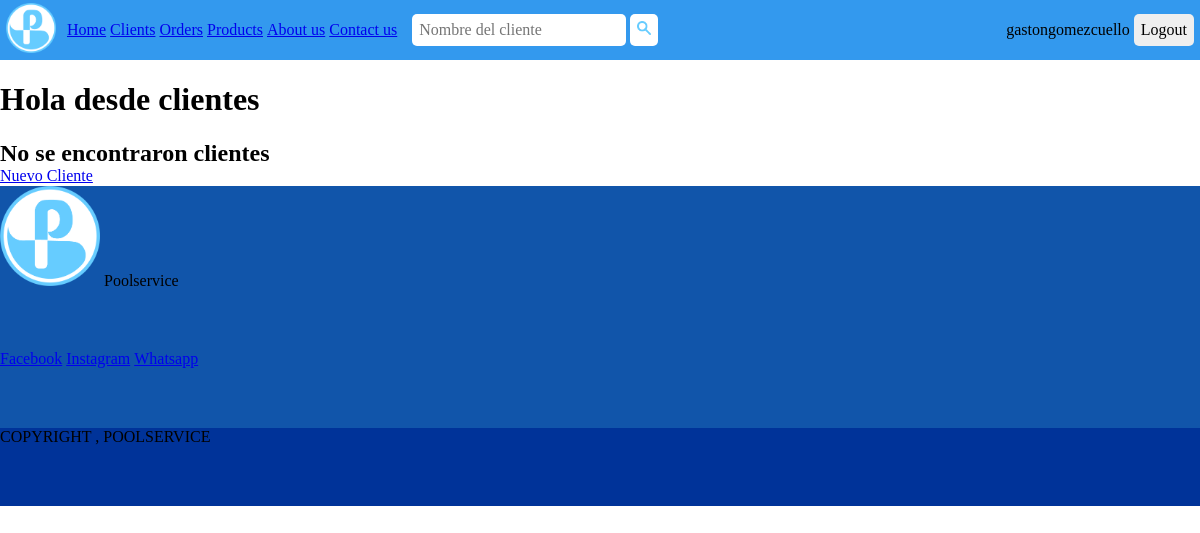
Before: /clients/list-clients/ (signed in) with the older database file.
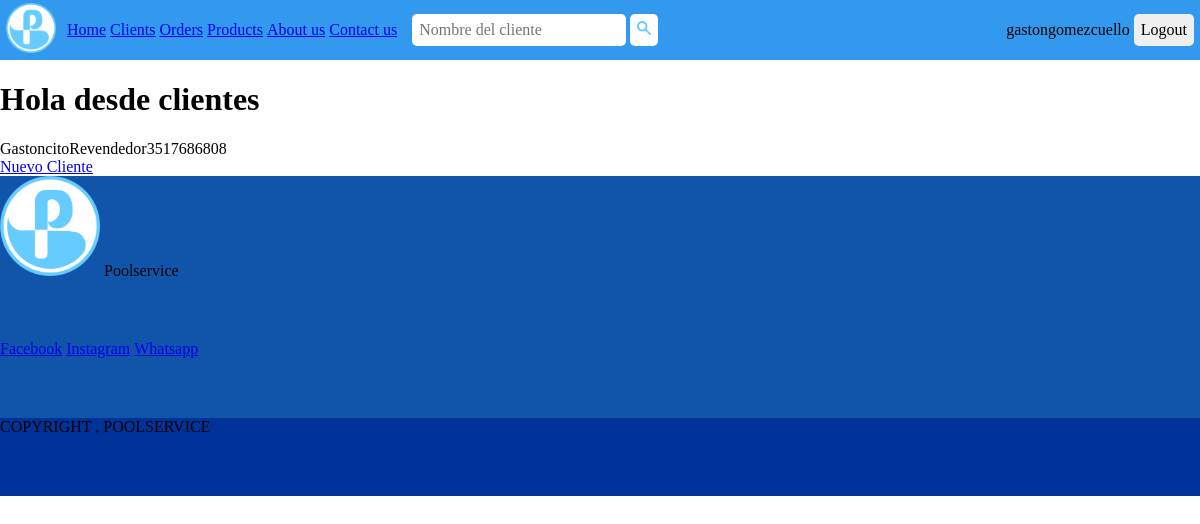
After: the same page with the newer database file.
### clients/models.py (models this page shows, shortened)
class Client(models.Model):
    KIND_CHOICES = (
        ('Revendedor', 'Revendedor'),
        ('Cliente', 'Cliente'),
    )
    CONDITION_CHOICES = (
        ('Consumidor final', 'Consumidor final'),
        ('Responsable inscripto', 'Responsable inscripto'),
        ('Iva exento', 'Iva exento'),
    )
    name = models.CharField(max_length=40 , verbose_name='Nombre')
    dni = models.CharField(max_length=8, validators=[
        validators.RegexValidator(r'^[0-9]{8}$', 'DNI inválido.')], verbose_name='DNI' , null=True, blank=True , unique=True , )
    cuit = models.CharField(max_length=11 , validators=[
        validators.RegexValidator(r'^[0-9]{11}$', 'CUIT inválido.')], verbose_name='CUIT' , null=True, blank=True , unique=True)
    kind = models.CharField(max_length=20 , choices=KIND_CHOICES, verbose_name='Tipo')
    condition = models.CharField(max_length=50 , choices=CONDITION_CHOICES, verbose_name='Condición', blank=True)
    email = models.EmailField(max_length=40 , verbose_name='Correo')
    phone = models.CharField(max_length=20 , verbose_name='Teléfono')
    address = models.CharField(max_length=40 , verbose_name='Dirección')
    city = models.CharField(max_length=40 , verbose_name='Ciudad')
    class Meta:
        verbose_name = 'Cliente'
        verbose_name_plural = 'Clientes'

### clients/views.py (the view)
# urls.py: path('list-clients/', list_clients, name='list_clients'),
@login_required()
def list_clients (request):
    clients = Client.objects.all()
    queryset = request.GET.get('search')
    if queryset:
        clients = Client.objects.filter(
            Q(name__icontains = queryset) |
            Q(phone__icontains = queryset)
        ).distinct()
    if len(clients) > 0:
        context = {
            'clients': clients,
        }
    else :
        context = {
            'message_clients': 'No se encontraron clientes'
        }
    return render (request, 'clients/clients.html', context=context)

### templates/clients/clients.html (shortened to what this page needs)
{% extends 'base.html' %}
{% block content %}
    <h1>Hola desde clientes</h1>
    <div>
        {% if clients %}
        {% for client in clients %}
            <div>
                {{client.name}}{{client.kind}}{{client.phone}}
            </div>
        {% endfor %}
        {% endif %}
        {% if message_clients %}
            <h2>{{message_clients}}</h2>
        {% endif %}
    </div>
    <a href="/clients/create-client">Nuevo Cliente</a>
{% endblock %}

### templates/base.html (shortened to what this page needs)
{% load static %}
<!DOCTYPE html>
<html lang="en">
<head>
    <link rel="stylesheet" type="text/css" href="{% static 'css/normalize.css' %}">
    <link rel="stylesheet" type="text/css" href="{% static 'css/style.css' %}">
</head>
<body>
    <header>
        <div class="container">
            <div class="container__flex-container">
                <a href="/" class="container__flex-container-a logo"><img width="50px" height="50px" src="{% static 'ico/logo.ico' %}"></a>
                <ul class="container__flex-container-ul">
                    <li class="inline"><a href="/">Home</a></li>
                    {% if request.user.is_superuser %}
                    <li class="inline"><a href="/clients/list-clients">Clients</a></li>
                    <li class="inline"><a href="/orders/list-orders">Orders</a></li>
                    {% endif %}
                    <li class="inline"><a href="/products/list-products">Products</a></li>
                    <li class="inline"><a href="/about">About us</a></li>
                    <li class="inline"><a href="/contact/contact">Contact us</a></li>
                </ul>
                {% if products or message_products %}
                <form class="container__flex-container-form border">
                    <input class="border" type="search" placeholder="Código o nombre del producto" name="search">
                    <button class="border" type="submit" button="button"><img width="14px" height="14px" src="{% static 'ico/search.ico' %}"></button>
                </form>
                {% elif clients or message_clients %}
                <form class="container__flex-container-form border">
                    <input class="border" type="search" placeholder="Nombre del cliente" name="search">
                    <button class="border" type="submit" button="button"><img width="14px" height="14px" src="{% static 'ico/search.ico' %}"></button>
                </form>
                {% elif orders or message_orders %}
                <form class="container__flex-container-form border">
                    <input class="border" type="search" placeholder="Número de pedido" name="search">
                    <button class="border" type="submit" button="button"><img width="14px" height="14px" src="{% static 'ico/search.ico' %}"></button>
                </form>
                {% endif %}
                <div class="container__flex-container-div">
                    {% if request.user.is_authenticated %}
                    {{request.user}}
                    <a href="/users/logout"><button class="border" type="button">Logout</button></a>
                    {% else %}
                    <a href="/users/login"><button class="border" type="button">Login</button></a>
                    <a href="/users/signup"><button class="border" type="button">Sign-Up</button></a>
                    {% endif %}
                </div>
            </div>
        </div>
    </header>
    <div class="content">
    {% block content %} {% endblock %}
    </div>
    <div class="footer-container">
        <footer class="footer-container__footer">
            <div class="footer-container__footer-brand">
                <a class='inline'href="/"><img width="100px" height="100px" src="{% static 'ico/logo.ico' %}"></a>
                <span class='inline'>Poolservice</span>
            </div>
            <ul>
                <li class="inline"><a href="https://www.facebook.com/poolservice1" target="_blank">Facebook</a></li>
                <li class="inline"><a href="https://instagram.com/poolservice_cba?igshid=YmMyMTA2M2Y=" target="_blank">Instagram</a></li>
                <li class="inline"><a href="https://wa.me/+5493516165581" target="_blank">Whatsapp</a></li>
            </ul>
            <div class="footer-container__footer-copyright">
                COPYRIGHT , POOLSERVICE
            </div>
        </footer>
    </div>
</body>
</html>

### static/css/style.css (style rules this page uses)
body { background-color: #fff; }
[type="button"], [button='button']:hover { cursor: pointer; cursor: hand; }
[button='button'] { background-color: #fff; }
.border { padding: 2px; border: 5px solid transparent ; border-radius: 5px; }
input { outline-color: #49e ; }
li.inline { box-sizing: content-box; display: inline; }
.container { height: 60px; background-color: #39e; }
.container__flex-container { height: 100%; width: 100%; display: flex; align-items: center; }
.container__flex-container-a { margin: 0 6px; }
.container__flex-container-ul { margin: 0 5px; }
.container__flex-container-form { margin: 0 3px; }
.container__flex-container-div { margin-left: auto; margin-right: 6px; }
.footer-container__footer-copyright { background-color: #039; }
.footer-container__footer { display: grid; width: 100vw; height: 40vh; background-color: #15a; }

Changed rows visible on the page:
added Client: name "Gastoncito", kind "Revendedor", phone "3517686808"
Other visible differences:
{{ message_clients }}: "No se encontraron clientes" → (not shown)
